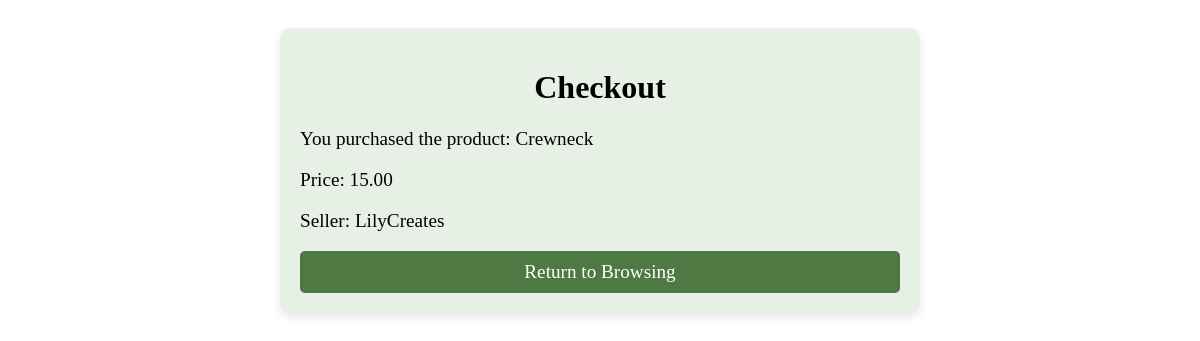
The page /checkout/1/ on the database its author committed.
### Leaf/models.py (models this page shows, shortened)
class Product(models.Model):
    seller = models.ForeignKey(Seller, on_delete=models.CASCADE)
    name = models.CharField(max_length=100)
    description = models.TextField()
    price = models.DecimalField(max_digits=10, decimal_places=2)
    eco_friendly = models.BooleanField(default=True)
    available = models.BooleanField(default=True)
    carbon_footprint = models.BooleanField(default=False)
    locally_made = models.BooleanField(default=False)
    recyclable = models.BooleanField(default=False)
    sustainable_packaging = models.BooleanField(default=False)

class Seller(models.Model):
    user = models.OneToOneField(User, on_delete=models.CASCADE)
    bio = models.TextField()
    location = models.CharField(max_length=100)

### Leaf/views.py (the view)
# urls.py: path('checkout/<int:product_id>/', views.checkout_view, name='checkout'),
def checkout_view(request, product_id):
    product = get_object_or_404(Product, id=product_id)
    return render(request, 'Leaf/checkout.html', {'product': product})

### Leaf/templates/Leaf/checkout.html (shortened to what this page needs)
<!DOCTYPE html>
<html lang="en">
<head>
</head>
<body>
<div class="checkout-container">
    <h1>Checkout</h1>
    <p>You purchased the product: {{ product.name }}</p>
    <p>Price: {{ product.price }}</p>
    <p>Seller: {{ product.seller.user.username }}</p>
    <button class="checkout-button" onclick="window.location.href='{% url 'browse_products' %}'">Return to Browsing</button>
</div>
</body>
</html>

### Leaf/templates/Leaf/checkout.html (style rules this page uses)
body { padding: 20px; font-family: 'Patrician', serif; }
.checkout-container { background-color: #E7F0E4; padding: 20px; margin: 0 auto; max-width: 600px; border-radius: 10px; box-shadow: 0 4px 8px rgba(0, 0, 0, 0.1); }
h1 { text-align: center; }
p { font-size: 1.2rem; }
.checkout-button { display: block; width: 100%; padding: 10px; background-color: #4F7942; font-family: 'Patrician', serif; color: white; text-align: center; border: none; border-radius: 5px; font-size: 1.2rem; cursor: pointer; }

### rows shown on the page
Product: name "Crewneck", price "15.00", seller.user.username "LilyCreates"
